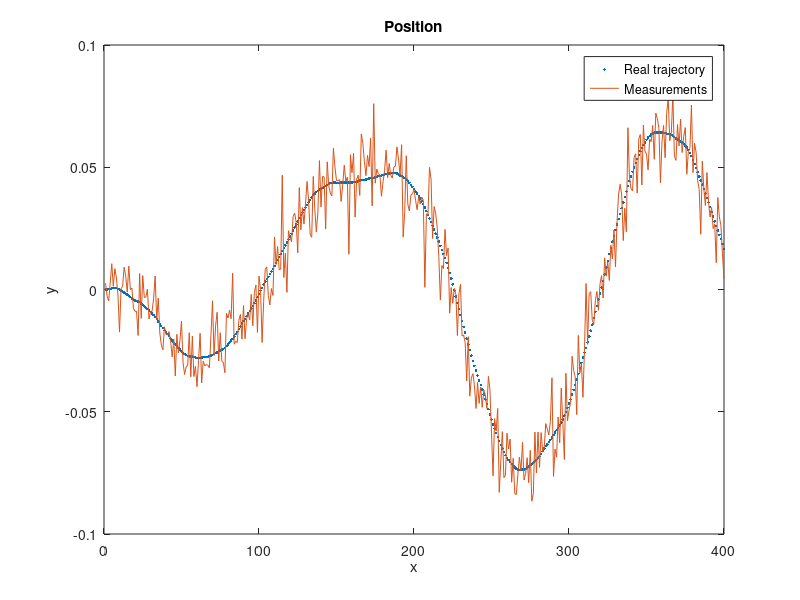

Write the MATLAB code that produced this figure. (Note: this script raises an error after producing the figure.)
%% clear memory, screen, and close all figures
clear, clc, close all;
tic;
%% Process equation x[k] = sys(k, x[k-1], u[k]);
nx = 2;  % number of states
dt = 0.01;
q = 0.1;
g = 9.8;
% sys = @(k, xkm1, uk) xkm1/2 + 25*xkm1/(1+xkm1^2) + 8*cos(1.2*k) + uk; % (returns column vector)
sys = @(k, x, uk) [x(1)+ x(2)*dt;x(2)-g*sin(x(1)) * dt]+uk; % (returns column vector)

%% Observation equation y[k] = obs(k, x[k], v[k]);
ny = 1;                                           % number of observations
% obs = @(k, xk, vk) xk(1)^2/20 + vk;                  % (returns column vector)
obs = @(k, x, vk) sin(x(1)) + vk ;                  % (returns column vector)

%% PDF of process noise and noise generator function
sigma_u = q^2 * [dt^3/3 dt^2/2;
           dt^2/2 dt  ];
nu = size(sigma_u,1); % size of the vector of process noise
p_sys_noise   = @(u) mvnpdf(u, zeros(1,nu), sigma_u);
gen_sys_noise = @(u) mvnrnd(zeros(1,nu),sigma_u,1)';         % sample from p_sys_noise (returns column vector)
%% PDF of observation noise and noise generator function
sigma_v = 0.01^2;
nv =  size(sigma_v,1);  % size of the vector of observation noise
p_obs_noise   = @(v) mvnpdf(v, zeros(1,nv), sigma_v);
gen_obs_noise = @(v) mvnrnd(zeros(1,nv),sigma_v,1)';         % sample from p_obs_noise (returns column vector)

%% Initial PDF
% p_x0 = @(x) normpdf(x, 0,sqrt(10));             % initial pdf
gen_x0 = @(x) mvnrnd(zeros(1,nu),sigma_u,1)';               % sample from p_x0 (returns column vector)

%% Transition prior PDF p(x[k] | x[k-1])
% (under the suposition of additive process noise)
% p_xk_given_xkm1 = @(k, xk, xkm1) p_sys_noise(xk - sys(k, xkm1, 0));

%% Observation likelihood PDF p(y[k] | x[k])
% (under the suposition of additive process noise)
p_yk_given_xk = @(k, yk, xk) p_obs_noise(yk - obs(k, xk, 0));

%% Number of time steps
T = 400;

%% Separate memory space
x = zeros(nx,T);  y = zeros(ny,T);
u = zeros(nu,T);  v = zeros(nv,T);

%% Simulate system
xh0 = zeros(nu,1);                                  % initial state
u(:,1) = zeros(nu,1);                               % initial process noise
v(:,1) = gen_obs_noise(sigma_v);          % initial observation noise
x(:,1) = xh0;
y(:,1) = obs(1, xh0, v(:,1));
for k = 2:T
   % here we are basically sampling from p_xk_given_xkm1 and from p_yk_given_xk
   u(:,k) = gen_sys_noise();              % simulate process noise
   v(:,k) = gen_obs_noise();              % simulate observation noise
   x(:,k) = sys(k, x(:,k-1), u(:,k));     % simulate state
   y(:,k) = obs(k, x(:,k),   v(:,k));     % simulate observation
end
plot(1:T,x(1,:),'.',1:T,y(1,:));
legend('Real trajectory', 'Measurements');
title('Position');
xlabel('x');
ylabel('y');
fprintf('Filtering with PF...');
fprintf('Press any key to see the result');
pause 
%% Separate memory
xh = zeros(nx, T); xh(:,1) = xh0;
yh = zeros(ny, T); yh(:,1) = obs(1, xh0, 0);

xh_a = zeros(nx, T); xh_a(:,1) = xh0;
yh_a = zeros(ny, T); yh_a(:,1) = obs(1, xh0, 0);

pf.k               = 1;                   % initial iteration number
pf.Ns              = 1000;                 % number of particles
pf.w               = zeros(pf.Ns, T);     % weights
pf.particles       = zeros(nx, pf.Ns, T); % particles
pf.gen_x0          = gen_x0;              % function for sampling from initial pdf p_x0
pf.p_yk_given_xk   = p_yk_given_xk;       % function of the observation likelihood PDF p(y[k] | x[k])
pf.gen_sys_noise   = gen_sys_noise;       % function for generating system noise
%pf.p_x0 = p_x0;                          % initial prior PDF p(x[0])
%pf.p_xk_given_ xkm1 = p_xk_given_xkm1;   % transition prior PDF p(x[k] | x[k-1])

pf_a = pf;

%% Estimate state
%PF
tic;
for k = 2:T
   fprintf('Iteration = %d/%d\n',k,T);
   
   % state estimation
   pf.k = k;   
   [xh(:,k), pf] = particle_filter(sys, y(:,k), pf, 'multinomial_resampling');
   yh(:,k) = obs(k, xh(:,k), 0);
end
time_PF = toc;

   %APF
for k = 2:T
   fprintf('Iteration = %d/%d\n',k,T);
   pf_a.k = k;
   [xh_a(:,k), pf_a] = APF(sys, y(:,k), pf_a, 'multinomial_resampling');
   yh_a(:,k) = obs(k, xh_a(:,k), 0);
end
time_APF = toc - time_PF;

plot(1:T,x(1,:),'.',1:T,xh(1,:),'x',1:T,xh_a(1,:));
legend('Real trajectory', 'PF Filtered', 'APF Filtered');
title('Position estimation with Particle filter.');
xlabel('x');
ylabel('y');
NRMSE_PF = sqrt(mean((x(1,:)-xh(1,:)).^2))/(max(x(1,:))-min(x(1,:)))*1e2;
NRMSE_APF = sqrt(mean((x(1,:)-xh_a(1,:)).^2))/(max(x(1,:))-min(x(1,:)))*1e2;
NRMSE_ORG = sqrt(mean((x(1,:)-y(1,:)).^2))/(max(x(1,:))-min(x(1,:)))*1e2;
fprintf('NRMSE of Mean Original      :%5.2f%%\n',NRMSE_ORG);
fprintf('NRMSE of Mean PF            :%5.2f%%\n',NRMSE_PF);
fprintf('NRMSE of Mean APF           :%5.2f%%\n',NRMSE_APF);
fprintf('PF Execution Time           :%5.2f\n',time_PF);
fprintf('APF Execution Time          :%5.2f\n',time_APF);
time_whole = toc;
return;